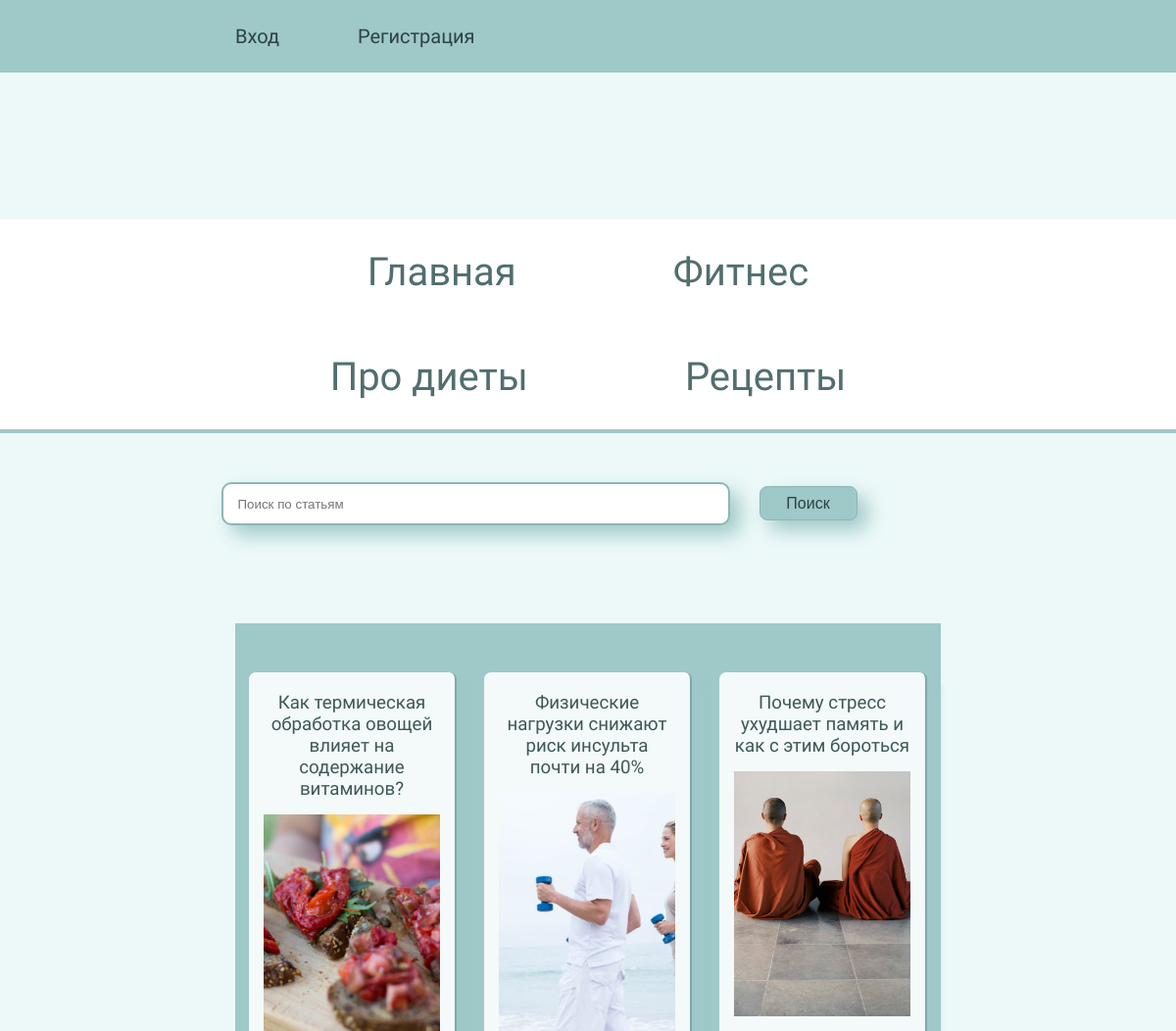
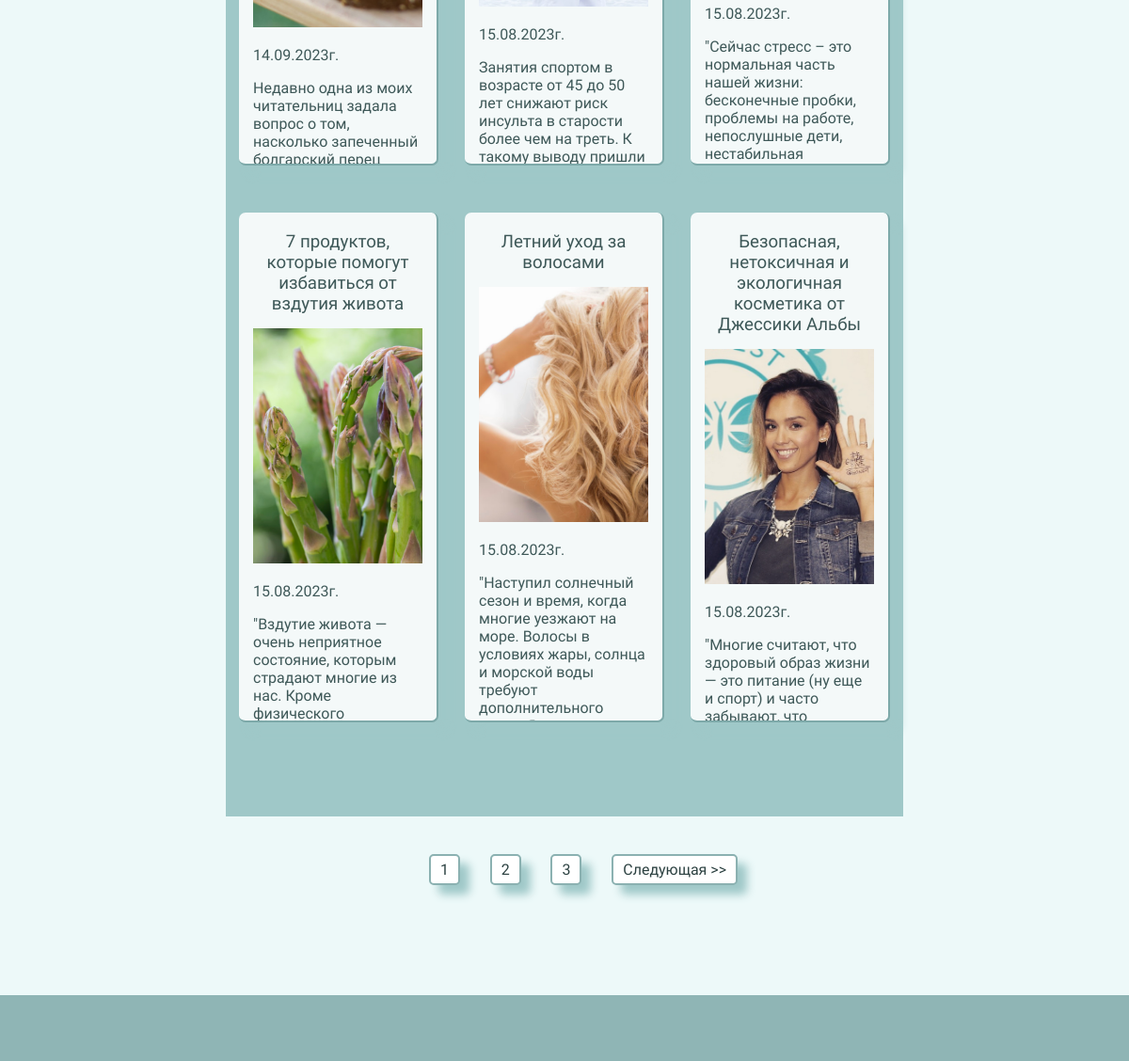
The page / on the database its author committed (2 pictures, top to bottom).
### food/models.py (models this page shows, shortened)
class Articles(models.Model):
    owner = models.ForeignKey(Profile, on_delete=models.SET_NULL, null=True, blank=True)
    title = models.CharField(max_length=200, verbose_name='Название статьи')
    topics = models.ManyToManyField(Topic, blank=True, verbose_name='Тема')
    image = models.ImageField(upload_to='articles/', default='articles/default.jpg',
                              blank=True, null=True, verbose_name='Изображение')
    description = models.TextField(verbose_name='Текст статьи')
    date = models.DateTimeField(auto_now_add=True)
    class Meta:
        ordering = ['-date']

### food/views.py (the view)
# urls.py: path('', views.index, name='index'),
def index(request):
    art, search_query = search_articles(request)
    custom_range, art = paginate_articles(request, art, 6)
    context = {
        'articles': art,
        'search_query': search_query,
        'custom_range': custom_range
    }
    return render(request, 'food/index.html', context)

### food/utils.py (called while the page is built)
def search_articles(request):
    search_query = ''
    if request.GET.get('search_query'):
        search_query = request.GET.get('search_query')
    topics = Topic.objects.filter(name__icontains=search_query)
    art = Articles.objects.filter(
        Q(title__iregex=search_query) |
        Q(topics__in=topics) |
        Q(description__iregex=search_query))
    return art, search_query

def paginate_articles(request, art, results):
    page = request.GET.get('page')
    paginator = Paginator(art, results)
    try:
        art = paginator.page(page)
    except PageNotAnInteger:
        page = 1
        art = paginator.page(page)
    except EmptyPage:
        page = paginator.num_pages
        art = paginator.page(page)
    left_index = int(page) - 3
    if left_index < 1:
        left_index = 1
    right_index = int(page) + 4
    if right_index > paginator.num_pages:
        right_index = paginator.num_pages + 1
    custom_range = range(left_index, right_index)
    return custom_range, art

### food/templates/food/index.html (shortened to what this page needs)
{% extends 'food/base.html' %}
{% load static %}
{% block content %}
<div class="conteiner_body">
    <div class="search_article">
        <form action="{% url 'index' %}" method="get" id="search" class="search_form">
            <div class="sear_div_form">
                <input type="text" name="search_query" value="{{ search_query }}" id="formInput#search"
                       placeholder="Поиск по статьям"/>
            </div>
            <div class="search_button"><input class="button" type="submit" value="Поиск"/></div>
        </form>
    </div>
    <div class="container">
        {% for article in articles %}
        <div class="article"><a href="{% url 'detail' article.id %}" target="_blank">
            <h3>{{ article.title| truncatechars:70 }}</h3>
            <div><img src="{{ article.image.url }}" alt="" id="art_img"></div>
            <p>{{ article.date | date:'d.m.Y' }}г.</p>
            <p>{{ article.description | truncatechars:170}}</p></a>
        </div>
        {% endfor %}
    </div>
    {% if articles.has_other_pages %}
    <div class="pagination">
        <ul class="contain">
            {% for page in custom_range %}
            {% if page == articles.number %}
            <li><a href="?page={{ page }}" class="page-link" data-page="{{page}}">{{ page }}</a></li>
            {% else %}
            <li><a href="?page={{ page }}" class="page-link" data-page="{{page}}">{{ page }}</a></li>
            {% endif %}
            {% endfor %}
            {% if articles.has_next %}
            <li><a href="?page={{ articles.next_page_number }}" data-page="{{articles.next_page_number}}"
                   class="page-link">Следующая >></a></li>
            {% endif %}
        </ul>
    </div>
    {% endif %}
{% endblock %}

### food/static/css/style.css (style rules this page uses)
body { padding: 0; margin: 0; font-family: 'Oswald', sans-serif; background-color: #edf9f9; }
a { text-decoration: none; color: #2d4242; }
.container { display: flex; margin: 40px auto ; width: 60%; padding-bottom: 100px; justify-content: space-around; flex-wrap: wrap; background-color: #9fc8c8; }
.article { margin-top: 50px; width: 25%; border: solid #7da9a9; border-width: 0 2px 2px 0; box-shadow: 10px 10px 10px #9fc8c8; background-color: #f4f9f9; border-radius: 7px; color:aliceblue; padding: 20px 15px 20px 15px; height: 500px; overflow: hidden; }
.article img { display: block; text-align: center; width: 100%; height: 250px; object-fit: cover; margin-bottom: 20px; margin-top: 15px; }
.article p { color: #3e5858; max-height: 70px; font-weight: 400; }
.article h3 { margin: 0 0 5px 0; color: #3e5858; text-align: center; font-weight: 500; }
.search_form { margin: 0 200px 100px; display: flex; justify-content: center; align-items: baseline; }
.search_button { width: 200px; margin-left: 30px; }
.button { background-color: #9fc8c8; color: #2d4242; font-weight: 400; font-size: 16px; padding: 5px; height: 35px; width: 100px; border: 1px solid #8fb5b5; border-radius: 8px; box-shadow: 10px 10px 20px#9fc8c8; }
.sear_div_form input { width: 500px; height: 30px; padding: 5px 0 5px 15px; border: 2px solid #8fb5b5; border-radius: 10px; box-shadow: 10px 10px 20px#9fc8c8; }
.pagination { height: 50px; margin: auto; width: 400px; }
.contain li { border: 2px solid #8bb1b1; box-shadow: 10px 10px 10px #9fc8c8; background-color: white; list-style-type: none; padding: 5px 10px; border-radius: 5px; }
.contain { display: flex; justify-content: space-around; background-color: none; }

### rows shown on the page
Articles: title "Как термическая обработка овощей влияет на содержание витаминов?", image (picture), date "14.09.2023", description "Недавно одна из моих читательниц задала вопрос о том, насколько запеченный болгарский перец…"
Articles: title "Физические нагрузки снижают риск инсульта почти на 40%", image (picture), date "15.08.2023", description "Занятия спортом в возрасте от 45 до 50 лет снижают риск инсульта в старости более чем на треть. К такому выводу пришли…"
Articles: title "Почему стресс ухудшает память и как с этим бороться", image (picture), date "15.08.2023", description "\"Сейчас стресс – это нормальная часть нашей жизни: бесконечные пробки, проблемы на работе, непослушные дети, нестабильная…"
Articles: title "7 продуктов, которые помогут избавиться от вздутия живота", image (picture), date "15.08.2023", description "\"Вздутие живота — очень неприятное состояние, которым страдают многие из нас. Кроме физического…"
Articles: title "Летний уход за волосами", image (picture), date "15.08.2023", description "\"Наступил солнечный сезон и время, когда многие уезжают на море. Волосы в условиях жары, солнца и морской воды требуют дополнительного…"
Articles: title "Безопасная, нетоксичная и экологичная косметика от Джессики Альбы", image (picture), date "15.08.2023", description "\"Многие считают, что здоровый образ жизни — это питание (ну еще и спорт) и часто забывают, что…"

### other values the page prints
{{ page }} "1"
{{ page }} "2" "3"
